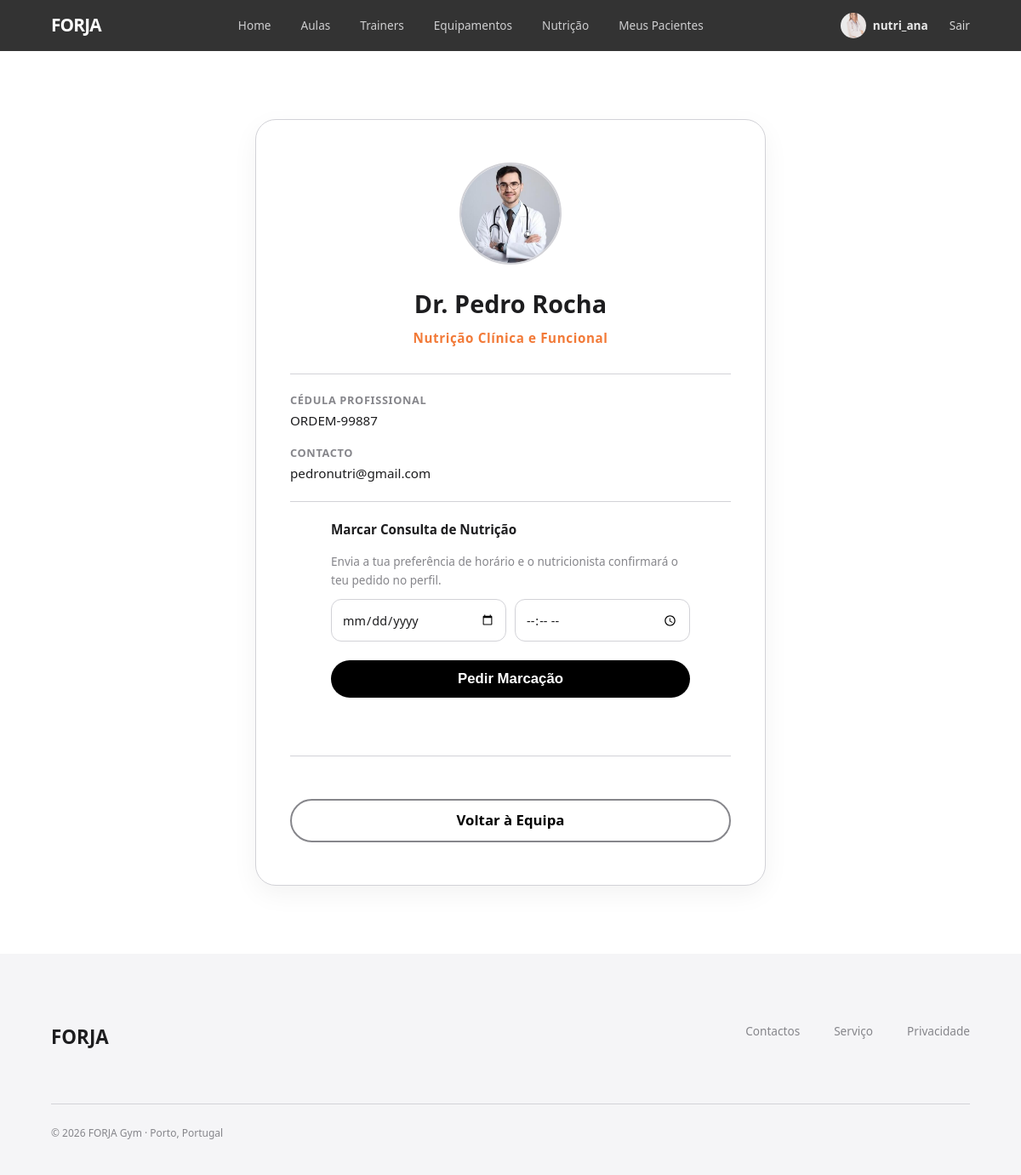
Screenshot of /pages/nutritionist_profile.php?id=8 (signed in) with the database file from the repository.
### tables this page shows
CREATE TABLE nutritionist_profile (
    id_user        INTEGER PRIMARY KEY,
    specialization TEXT    NOT NULL,
    license_number TEXT    NOT NULL UNIQUE, 
    FOREIGN KEY (id_user) REFERENCES user(id) ON DELETE CASCADE
);

CREATE TABLE user (
    id         INTEGER  PRIMARY KEY AUTOINCREMENT,
    username   TEXT     NOT NULL UNIQUE,
    name       TEXT     NOT NULL,
    age       INTEGER  CHECK (age >= 0),
    email      TEXT     NOT NULL UNIQUE,
    password   TEXT     NOT NULL, 
    photo      TEXT,              
    role       TEXT     NOT NULL
                        CHECK (role IN ('admin', 'trainer', 'member', 'nutritionist'))
                        DEFAULT 'member',
    created_at DATETIME NOT NULL DEFAULT CURRENT_TIMESTAMP,
    membership TEXT NOT NULL DEFAULT 'basico'
);

### database/user_auth.php (called while the page is built, shortened)
<?php
class UserAuth
{
    static function currentUser(): ?array
    {
        return [
            'id'       => $_SESSION['user_id'],
            'username' => $_SESSION['user_username'],
            'name'     => $_SESSION['user_name'],
            'role'     => $_SESSION['user_role'],
            'photo'    => $_SESSION['user_photo'] ?? '',
            'membership' => $_SESSION['user_membership'] ?? 'basico',
        ];
    }
}

### pages/nutritionist_profile.php (the view, shortened to what this page needs)
<?php
require_once('../templates/common.php');
require_once('../database/user_auth.php');
$db = getDatabaseConnection();
$id = isset($_GET['id']) ? intval($_GET['id']) : 0;
$stmt = $db->prepare('
    SELECT u.name, u.photo, u.email, np.specialization, np.license_number
    FROM user u
    JOIN nutritionist_profile np ON u.id = np.id_user
    WHERE u.id = ?
');
$stmt->execute([$id]);
$nutriInfo = $stmt->fetch(PDO::FETCH_ASSOC);
$photo_src = !empty($nutriInfo['photo']) ? "../imgs/" . htmlspecialchars($nutriInfo['photo']) : "../imgs/default-avatar.png";
?>
<link rel="stylesheet" href="../css/trainer_profile.css">
<link rel="stylesheet" href="../css/nutrition.css">
<main class="profile-page-wrapper">
    <article class="profile-login-card" style="max-width: 600px;">
        <img src="<?= $photo_src ?>" alt="<?= htmlspecialchars($nutriInfo['name']) ?>" class="profile-big-photo" onerror="this.onerror=null; this.src='../imgs/default-avatar.png';">
        <h1 class="profile-name"><?= htmlspecialchars($nutriInfo['name']) ?></h1>
        <p class="profile-specialty"><?= str_replace(',', ' &bull; ', htmlspecialchars($nutriInfo['specialization'])) ?></p>
        <div class="profile-details-list" style="margin-bottom: 20px;">
            <div class="profile-detail-item">
                <strong>Cédula Profissional</strong>
                <span><?= htmlspecialchars($nutriInfo['license_number']) ?></span>
            </div>
            <div class="profile-detail-item">
                <strong>Contacto</strong>
                <span><?= htmlspecialchars($nutriInfo['email']) ?></span>
            </div>
        </div>
        <section class="booking-section">
            <h4 class="review-box-title" style="margin-bottom: 15px;">Marcar Consulta de Nutrição</h4>
            <p style="font-size: 0.85rem; color: var(--text-muted); margin-bottom: 12px;">Envia a tua preferência de horário e o nutricionista confirmará o teu pedido no perfil.</p>
            <form class="booking-form" method="post" action="nutritionist_profile.php?id=<?= $id ?>" style="margin-bottom: 20px;">
                <div class="booking-row">
                    <input type="date" name="booking_date" class="booking-input" required min="<?= date('Y-m-d', strtotime('+1 day')) ?>">
                    <input type="time" name="booking_time" class="booking-input" required>
                </div>
                <button type="submit" class="btn-review-submit">Pedir Marcação</button>
            </form>
        </section>
        <a href="nutrition.php" class="btn-text btn-back-team">Voltar à Equipa</a>
    </article>
</main>

### css/style.css (style rules this page uses)
:root { --orange: #f27a38; --orange-hover: #f5955d; --black: #000000; --white: #ffffff; --gray-bg: #f5f5f7; --gray-border: #d2d2d7; --text-main: #1d1d1f; --text-muted: #86868b; --radius-lg: 24px; --radius-sm: 12px; --transition: all 0.4s cubic-bezier(0.4, 0, 0.2, 1); }
* { margin: 0; padding: 0; box-sizing: border-box; }
body { font-family: "Segoe UI", Tahoma, Geneva, Verdana, sans-serif; line-height: 1.6; color: var(--text-main); }
a { text-decoration: none; color: inherit; }
.btn-text { margin-top: 20px; background-color: transparent; color: var(--black); padding: 10px 18px; border-radius: 30px; font-size: 1.05rem; font-weight: 600; border: 2px solid var(--text-muted); }

### css/forms.css (style rules this page uses)
form input { border: solid 1.5px var(--gray-border); font-size: 1em; padding: 0 10px; display: block; width: 100%; min-height: 50px; border-radius: 12px; }
form { text-align: left; color: rgb(97, 95, 95); font-weight: 500; }

### css/nutrition.css (style rules this page uses)
.booking-section { padding: 0 48px 48px 48px; width: 100%; box-sizing: border-box; display: block; }

### css/trainer_profile.css (style rules this page uses)
.profile-page-wrapper { display: flex; justify-content: center; align-items: center; padding: 80px 5%; background-color: var(--white); min-height: 80vh; }
.profile-login-card { background-color: var(--white); border: 1px solid var(--gray-border); border-radius: var(--radius-lg); padding: 50px 40px; max-width: 500px; width: 100%; text-align: center; box-shadow: 0 10px 30px rgba(0,0,0,0.05); position: relative; }
.profile-big-photo { width: 120px; height: 120px; border-radius: 50%; object-fit: cover; border: 2px solid var(--gray-border); margin-bottom: 15px; }
.profile-name { font-size: 1.8rem; font-weight: 800; margin-bottom: 5px; color: var(--text-main); }
.profile-specialty { color: var(--orange); font-weight: 600; font-size: 0.95rem; margin-bottom: 10px; letter-spacing: 0.04em; }
.profile-details-list { text-align: left; margin: 30px 0; border-top: 1px solid var(--gray-border); border-bottom: 1px solid var(--gray-border); padding: 20px 0; display: flex; flex-direction: column; gap: 15px; }
.profile-detail-item { display: flex; flex-direction: column; }
.profile-detail-item strong { font-size: 0.8rem; text-transform: uppercase; color: var(--text-muted); letter-spacing: 0.05em; margin-bottom: 2px; }
.profile-detail-item span { font-size: 0.95rem; color: var(--text-main); }
.review-box-title { font-size: 0.95rem; margin-bottom: 15px; font-weight: 700; color: var(--text-main); }
.btn-review-submit { margin-top: 10px; background-color: var(--black); color: var(--white); border: none; padding: 12px 18px; border-radius: 30px; font-size: 1.05rem; font-weight: 600; cursor: pointer; transition: var(--transition); width: 100%; text-align: center; }
.btn-back-team { display: inline-block; margin-top: 20px; width: 100%; text-align: center; }
.booking-section { text-align: left; margin-bottom: 30px; padding-bottom: 30px; border-bottom: 1px solid var(--gray-border); }
.booking-form { display: flex; flex-direction: column; gap: 12px; }
.booking-row { display: flex; gap: 10px; }
.booking-input { flex: 1; padding: 12px; border: 1px solid var(--gray-border); border-radius: var(--radius-sm); font-family: inherit; color: var(--text-main); font-size: 0.9rem; transition: var(--transition); }

### rows the page displays
nutritionist_profile: id_user.name "Dr. Pedro Rocha", specialization "Nutrição Clínica e Funcional", license_number "ORDEM-99887", id_user.email "pedronutri@gmail.com"

### other values shown
$user['username'] "nutri_ana"
